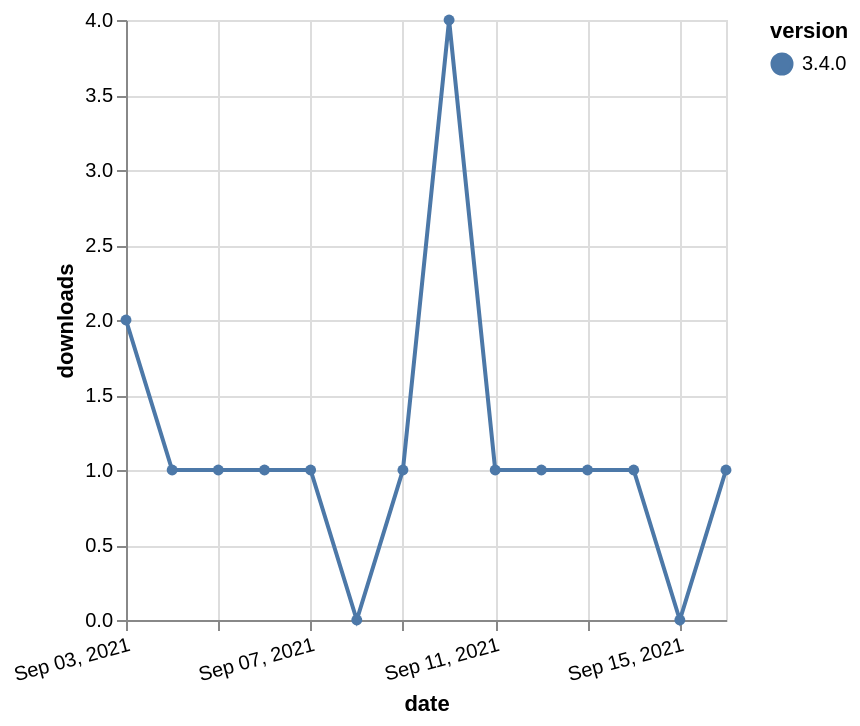

Vega-Lite specification for this chart:
### Vega-Lite specification from a JSON file in a GitHub repository (floating-point values rounded to 4 significant figures)
{"$schema": "https://vega.github.io/schema/vega-lite/v5.json", "description": "A simple bar chart with embedded data.", "data": {"values": [{"date": "2021-09-03", "total": 505, "delta": 2, "version": "3.4.0"}, {"date": "2021-09-04", "total": 506, "delta": 1, "version": "3.4.0"}, {"date": "2021-09-05", "total": 507, "delta": 1, "version": "3.4.0"}, {"date": "2021-09-06", "total": 508, "delta": 1, "version": "3.4.0"}, {"date": "2021-09-07", "total": 509, "delta": 1, "version": "3.4.0"}, {"date": "2021-09-08", "total": 509, "delta": 0, "version": "3.4.0"}, {"date": "2021-09-09", "total": 510, "delta": 1, "version": "3.4.0"}, {"date": "2021-09-10", "total": 514, "delta": 4, "version": "3.4.0"}, {"date": "2021-09-11", "total": 515, "delta": 1, "version": "3.4.0"}, {"date": "2021-09-12", "total": 516, "delta": 1, "version": "3.4.0"}, {"date": "2021-09-13", "total": 517, "delta": 1, "version": "3.4.0"}, {"date": "2021-09-14", "total": 518, "delta": 1, "version": "3.4.0"}, {"date": "2021-09-15", "total": 518, "delta": 0, "version": "3.4.0"}, {"date": "2021-09-16", "total": 519, "delta": 1, "version": "3.4.0"}]}, "width": "container", "mark": {"type": "line", "point": {"filled": true}}, "encoding": {"x": {"field": "date", "type": "temporal", "timeUnit": "yearmonthdate", "title": "date", "axis": {"labelAngle": -15}}, "y": {"field": "delta", "type": "quantitative", "title": "downloads"}, "color": {"field": "version", "type": "nominal"}, "tooltip": {"field": "delta"}}}
